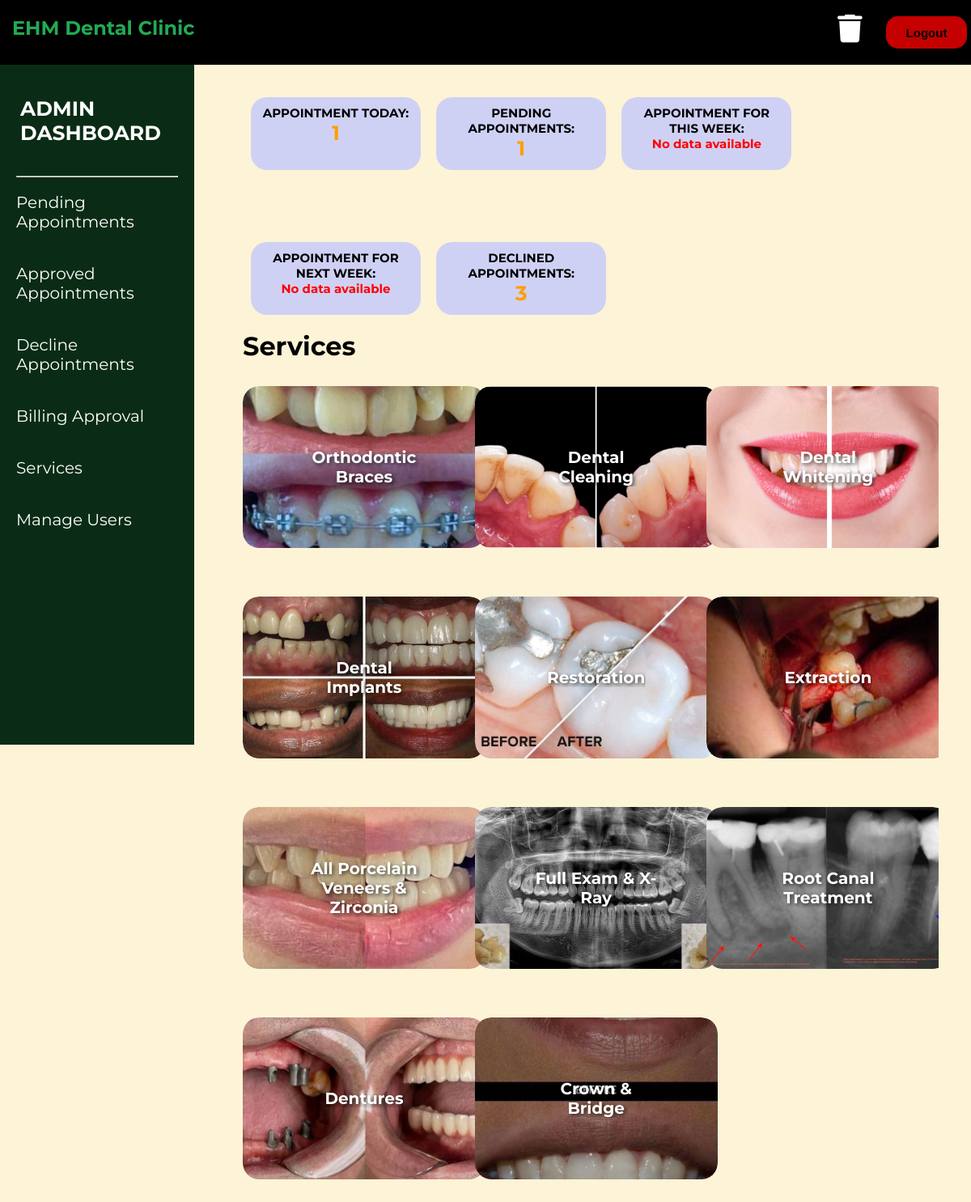
The app's page /ADMIN/services.php (signed in) with its own data.
### tables this page shows
CREATE TABLE `tbl_services` (
  `id` int(11) NOT NULL,
  `service_image` varchar(255) NOT NULL,
  `service_name` varchar(100) NOT NULL,
  `service_description` text NOT NULL,
  `price` decimal(10,2) NOT NULL
);

### ADMIN/services.php (the view, shortened to what this page needs)
<?php
include("../dbcon.php");
function fetchService($con, $service_name)
{
    $sql = "SELECT * FROM tbl_services WHERE service_name = ?";
    $stmt = $con->prepare($sql);
    $stmt->bind_param("s", $service_name);
    if ($stmt->execute()) {
        $result = $stmt->get_result();
        if ($result->num_rows > 0) {
            return $result->fetch_assoc();
        } else {
            return null;
        }
    } else {
        echo "Error executing statement: " . $stmt->error;
        return null;
    }
}
$veneersData = fetchService($con, 'All Porcelain Veneers & Zirconia');
$crownBridgeData = fetchService($con, 'Crown & Bridge');
$cleaningData = fetchService($con, 'Dental Cleaning');
$implantsData = fetchService($con, 'Dental Implants');
$whiteningData = fetchService($con, 'Dental Whitening');
$dentureData = fetchService($con, 'Dentures');
$extractionData = fetchService($con, 'Extraction');
$examData = fetchService($con, 'Full Exam & X-Ray');
$bracesData = fetchService($con, 'Orthodontic Braces');
$restorationData = fetchService($con, 'Restoration');
$rootData = fetchService($con, 'Root Canal Treatment');
?>
<!DOCTYPE html>
<html lang="en">
<head>
    <link rel="stylesheet" href="admin.css">
    <link rel="stylesheet" href="https://cdnjs.cloudflare.com/ajax/libs/font-awesome/6.6.0/css/all.min.css"
 />
</head>
<body>
    <nav>
        <a href="../HOME_PAGE/Home_page.php">
            <div class="logo">
                <h1><span>EHM</span> Dental Clinic</h1>
            </div>
        </a>
        <form method="POST" class="s-buttons" action="../logout.php">
            <a href="archives.php"><i class="fas fa-trash trash"></i></a>
            <button type="submit" class="logout-button">Logout</button>
        </form>
    </nav>
    <div>
        <aside class="sidebar">
            <ul>
                <br>
                <a class="active" href="admin_dashboard.php">
                    <h3>ADMIN<br>DASHBOARD</h3>
                </a>
                <br>
                <br>
                <hr>
                <br>
                <li><a href="pending.php">Pending Appointments</a></a></li>
                <li><a href="appointments.php">Approved Appointments</a></li>
                <li><a href="declined.php">Decline Appointments</a></a></li>
                <li><a href="billing.php">Billing Approval</a></li>
                <li><a href="services.php">Services</a></li>
                <li><a href="manage_user.php">Manage Users</a></li>
            </ul>
        </aside>
    </div>
    <div class="top">
        <div class="content-box">
            <div class="round-box">
                <p>APPOINTMENT TODAY:</p>
                <?php
                include("../dbcon.php");
                $sql_today = "SELECT COUNT(*) as total_appointments_today
                              FROM tbl_appointments
                              WHERE (
                                (modified_date IS NOT NULL AND
                                DATE(modified_date) = CURDATE())
                                OR (modified_date IS NULL AND
                                DATE(date) = CURDATE())
                                ) AND status = '3'";
                $result_today = mysqli_query($con, $sql_today);
                $row_today = mysqli_fetch_assoc($result_today);
                $appointments_today = $row_today['total_appointments_today'];
                if ($appointments_today) {
                    echo "<span style='color: #FF9F00; font-weight: bold; font-size: 25px;'>$appointments_today</span>";
                } else {
                    echo "<span style='color: red;'>No data available</span>";
                }
                ?>
            </div>
            <div class="round-box">
                <p>PENDING APPOINTMENTS:</p>
                <?php
                $sql_pending = "SELECT COUNT(*) as total_pending_appointments
                                FROM tbl_appointments
                                WHERE status = '1'";
                $result_pending = mysqli_query($con, $sql_pending);
                $row_pending = mysqli_fetch_assoc($result_pending);
                $pending_appointments = $row_pending['total_pending_appointments'];
                if ($pending_appointments) {
                    echo "<span style='color: #FF9F00; font-weight: bold; font-size: 25px;'>$pending_appointments</span>";
                } else {
                    echo "<span style='color: red;'>No data available</span>";
                }
                ?>
            </div>
            <div class="round-box">
                <p>APPOINTMENT FOR THIS WEEK:</p>
                <?php
                $sql_week = "SELECT COUNT(*) as total_appointments_week
                 FROM tbl_appointments
                 WHERE (
                    (modified_date IS NOT NULL AND
                     WEEK(DATE(modified_date), 1) = WEEK(CURDATE(), 1) AND DATE(modified_date) != CURDATE())
                    OR
                    (date IS NOT NULL AND
                     WEEK(DATE(date), 1) = WEEK(CURDATE(), 1) AND DATE(date) > CURDATE())
                        )
                 AND status = '3'";
                $result_week = mysqli_query($con, $sql_week);
                $row_week = mysqli_fetch_assoc($result_week);
                $appointments_for_week = $row_week['total_appointments_week'];
                if ($appointments_for_week) {
                    echo "<span style='color: #FF9F00; font-weight: bold; font-size: 25px;'>$appointments_for_week</span>";
                } else {
                    echo "<span style='color: red;'>No data available</span>";
                }
                ?>
            </div>
            <div class="round-box">
                <p>APPOINTMENT FOR NEXT WEEK:</p>
                <?php
                $sql_week = "SELECT COUNT(*) as total_appointments_week
                 FROM tbl_appointments
                 WHERE (
                    (modified_date IS NOT NULL AND
                    WEEK(DATE(modified_date), 1) = WEEK(CURDATE(), 1) + 1 AND DATE(modified_date) != CURDATE())
                    OR
                    (date IS NOT NULL AND
                    WEEK(DATE(date), 1) = WEEK(CURDATE(), 1) + 1 AND DATE(date) > CURDATE())
                    )
                    AND status = '3'";
                $result_week = mysqli_query($con, $sql_week);
                $row_week = mysqli_fetch_assoc($result_week);
                $appointments_for_week = $row_week['total_appointments_week'];
                if ($appointments_for_week) {
                    echo "<span style='color: #FF9F00; font-weight: bold; font-size: 25px;'>$appointments_for_week</span>";
                } else {
                    echo "<span style='color: red;'>No data available</span>";
                }
                ?>
            </div>
            <div class="round-box">
                <p>DECLINED APPOINTMENTS:</p>
                <?php
                $sql_finished = "SELECT COUNT(*) as total_finished_appointments FROM tbl_appointments WHERE status = '2'";
                $result_finished = mysqli_query($con, $sql_finished);
                $row_finished = mysqli_fetch_assoc($result_finished);
                $finished_appointments = $row_finished['total_finished_appointments'];
                if ($finished_appointments) {
                    echo "<span style='color: #FF9F00; font-weight: bold; font-size: 25px;'>$finished_appointments</span>";
                } else {
                    echo "<span style='color: red;'>No data available</span>";
                }
                ?>
            </div>
            <h1>Services</h1>
            <div id="crvs-container">
                <div class="img-box" id="openModalBtnOrthodonticBraces">
                    <div class="img-wrapper">
                        <p>
                            <?php echo htmlspecialchars($bracesData ? $bracesData['service_name'] : 'Orthodontic Braces'); ?>
                        </p>
                        <img src="/DENTAL/HOME_PAGE/SERVICES/SERVICES_IMAGES/<?php echo htmlspecialchars($bracesData ? basename($bracesData['service_image']) : 'default.jpg'); ?>"
                            alt="<?php echo htmlspecialchars($bracesData ? $bracesData['service_name'] : 'Orthodontic Braces'); ?>"
                            onerror="this.src='/DENTAL/HOME_PAGE/SERVICES/SERVICES_IMAGES/default.jpg';">
                    </div>
                </div>
                <div class="img-box" id="openModalBtnCleaning">
                    <div class="img-wrapper">
                        <p>
                            <?php echo htmlspecialchars($cleaningData ? $cleaningData['service_name'] : 'Dental Cleaning'); ?>
                        </p>
                        <img src="/DENTAL/HOME_PAGE/SERVICES/SERVICES_IMAGES/<?php echo htmlspecialchars($cleaningData ? basename($cleaningData['service_image']) : 'default.jpg'); ?>"
                            alt="<?php echo htmlspecialchars($cleaningData ? $cleaningData['service_name'] : 'Dental Cleaning'); ?>"
                            onerror="this.src='/DENTAL/HOME_PAGE/SERVICES/SERVICES_IMAGES/default.jpg';">
                    </div>
                </div>
                <div class="img-box" id="openModalBtnWhitening">
                    <div class="img-wrapper">
                        <p>
                            <?php echo htmlspecialchars($whiteningData ? $whiteningData['service_name'] : 'Dental Whitening'); ?>
                        </p>
                        <img src="/DENTAL/HOME_PAGE/SERVICES/SERVICES_IMAGES/<?php echo htmlspecialchars($whiteningData ? basename($whiteningData['service_image']) : 'default.jpg'); ?>"
                            alt="<?php echo htmlspecialchars($whiteningData ? $whiteningData['service_name'] : 'Dental Whitening'); ?>"
                            onerror="this.src='/DENTAL/HOME_PAGE/SERVICES/SERVICES_IMAGES/default.jpg';">
                    </div>
                </div>
                <div class="img-box" id="openModalBtnImplants">
                    <div class="img-wrapper">
                        <p>
                            <?php echo htmlspecialchars($implantsData ? $implantsData['service_name'] : 'Dental Implants'); ?>
                        </p>
                        <img src="/DENTAL/HOME_PAGE/SERVICES/SERVICES_IMAGES/<?php echo htmlspecialchars($implantsData ? basename($implantsData['service_image']) : 'default.jpg'); ?>"
                            alt="<?php echo htmlspecialchars($implantsData ? $implantsData['service_name'] : 'Dental Implants'); ?>"
                            onerror="this.src='/DENTAL/HOME_PAGE/SERVICES/SERVICES_IMAGES/default.jpg';">
                    </div>
                </div>
                <div class="img-box" id="openModalBtnRestoration">
                    <div class="img-wrapper">
                        <p>
                            <?php echo htmlspecialchars($restorationData ? $restorationData['service_name'] : 'Restoration'); ?>
                        </p>
                        <img src="/DENTAL/HOME_PAGE/SERVICES/SERVICES_IMAGES/<?php echo htmlspecialchars($restorationData ? basename($restorationData['service_image']) : 'default.jpg'); ?>"
                            alt="<?php echo htmlspecialchars($restorationData ? $restorationData['service_name'] : 'Restoration'); ?>"
                            onerror="this.src='/DENTAL/HOME_PAGE/SERVICES/SERVICES_IMAGES/default.jpg';">
                    </div>
                </div>
                <div class="img-box" id="openModalBtnExtraction">
                    <div class="img-wrapper">
                        <p>
                            <?php echo htmlspecialchars($extractionData ? $extractionData['service_name'] : 'Extraction'); ?>
                        </p>
                        <img src="/DENTAL/HOME_PAGE/SERVICES/SERVICES_IMAGES/<?php echo htmlspecialchars($extractionData ? basename($extractionData['service_image']) : 'default.jpg'); ?>"
                            alt="<?php echo htmlspecialchars($extractionData ? $extractionData['service_name'] : 'Extraction'); ?>"
                            onerror="this.src='/DENTAL/HOME_PAGE/SERVICES/SERVICES_IMAGES/default.jpg';">
                    </div>
                </div>
                <div class="img-box" id="openModalBtnVeneers">
                    <div class="img-wrapper">
                        <p>
                            <?php echo htmlspecialchars($veneersData ? $veneersData['service_name'] : 'All Porcelain Veneers & Zirconia'); ?>
                        </p>
                        <img src="/DENTAL/HOME_PAGE/SERVICES/SERVICES_IMAGES/<?php echo htmlspecialchars($veneersData ? basename($veneersData['service_image']) : 'default.jpg'); ?>"
                            alt="<?php echo htmlspecialchars($veneersData ? $veneersData['service_name'] : 'All Porcelain Veneers & Zirconia'); ?>"
                            onerror="this.src='/DENTAL/HOME_PAGE/SERVICES/SERVICES_IMAGES/default.jpg';">
                    </div>
                </div>
                <div class="img-box" id="openModalBtnExam">
                    <div class="img-wrapper">
                        <p>
                            <?php echo htmlspecialchars($examData ? $examData['service_name'] : 'Full Exam & X-Ray'); ?>
                        </p>
                        <img src="/DENTAL/HOME_PAGE/SERVICES/SERVICES_IMAGES/<?php echo htmlspecialchars($examData ? basename($examData['service_image']) : 'default.jpg'); ?>"
                            alt="<?php echo htmlspecialchars($examData ? $examData['service_name'] : 'Full Exam & X-Ray'); ?>"
                            onerror="this.src='/DENTAL/HOME_PAGE/SERVICES/SERVICES_IMAGES/default.jpg';">
                    </div>
                </div>
                <div class="img-box" id="openModalBtnRootCanal">
                    <div class="img-wrapper">
                        <p><?php echo htmlspecialchars($rootData ? $rootData['service_name'] : 'Root Canal Treatment'); ?>
                        </p>
                        <img src="/DENTAL/HOME_PAGE/SERVICES/SERVICES_IMAGES/<?php echo htmlspecialchars($rootData ? basename($rootData['service_image']) : 'default.jpg'); ?>"
                            alt="<?php echo htmlspecialchars($rootData ? $rootData['service_name'] : 'Root Canal Treatment'); ?>"
                            onerror="this.src='/DENTAL/HOME_PAGE/SERVICES/SERVICES_IMAGES/default.jpg';">
                    </div>
                </div>
                <div class="img-box" id="openModalBtnDentures">
                    <div class="img-wrapper">
                        <p><?php echo htmlspecialchars($dentureData ? $dentureData['service_name'] : 'Dentures'); ?></p>
                        <img src="/DENTAL/HOME_PAGE/SERVICES/SERVICES_IMAGES/<?php echo htmlspecialchars($dentureData ? basename($dentureData['service_image']) : 'default.jpg'); ?>"
                            alt="<?php echo htmlspecialchars($dentureData ? $dentureData['service_name'] : 'Dentures'); ?>"
                            onerror="this.src='/DENTAL/HOME_PAGE/SERVICES/SERVICES_IMAGES/default.jpg';">
                    </div>
                </div>
                <div class="img-box" id="openModalBtnCrownBridge">
                    <div class="img-wrapper">
                        <p><?php echo htmlspecialchars($crownBridgeData ? $crownBridgeData['service_name'] : 'Crown & Bridge'); ?>
                        </p>
                        <img src="/DENTAL/HOME_PAGE/SERVICES/SERVICES_IMAGES/<?php echo htmlspecialchars($crownBridgeData ? basename($crownBridgeData['service_image']) : 'default.jpg'); ?>"
                            alt="<?php echo htmlspecialchars($crownBridgeData ? $crownBridgeData['service_name'] : 'Crown & Bridge'); ?>"
                            onerror="this.src='/DENTAL/HOME_PAGE/SERVICES/SERVICES_IMAGES/default.jpg';">
                    </div>
                </div>
            </div>
        </div>
    </div>
</body>
</html>

### records on screen
tbl_services: service_name "Orthodontic Braces", service_image (picture)
tbl_services: service_name "Dental Cleaning", service_image (picture)
tbl_services: service_name "Dental Whitening", service_image (picture)
tbl_services: service_name "Dental Implants", service_image (picture)
tbl_services: service_name "Restoration", service_image (picture)
tbl_services: service_name "Extraction", service_image+service_name (picture)
tbl_services: service_name "All Porcelain Veneers & Zirconia", service_image (picture)
tbl_services: service_name "Full Exam & X-Ray", service_image (picture)
tbl_services: service_name "Root Canal Treatment", service_image (picture)
tbl_services: service_name "Dentures", service_image (picture)
tbl_services: service_name "Crown & Bridge", service_image (picture)

### other values on screen
$appointments_today "1"
$pending_appointments "1"
$finished_appointments "3"
